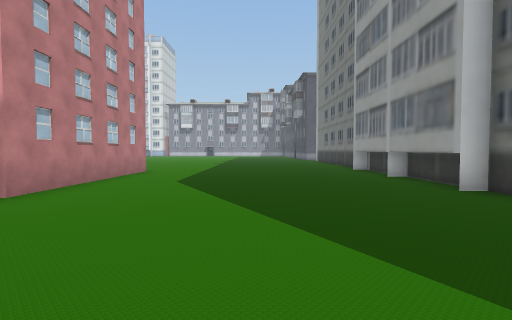
View 1 (above)

24 first-person views from a walk through a scene from a Unity 3-D project. The camera is 1.5 m above the floor, tilts 2° down and sees 85° across. The floor is counted in squares, 2 m on a side. Each view is taken from the middle of a square. On the plan, view 1 faces up. The plan holds only what a view shows up to about 10 squares ahead; the rest is blank. The place goes on beyond the plan. The player is left out. Some surface patterns are stand-ins.

View 2
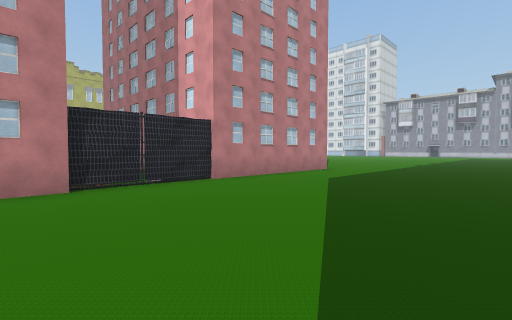

View 3
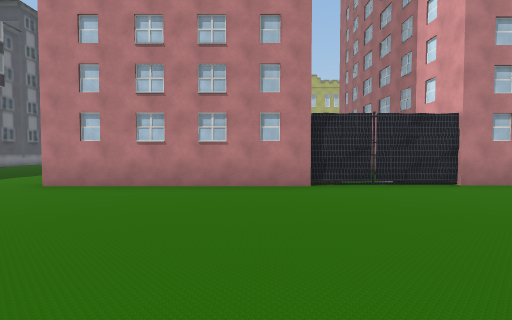

View 4
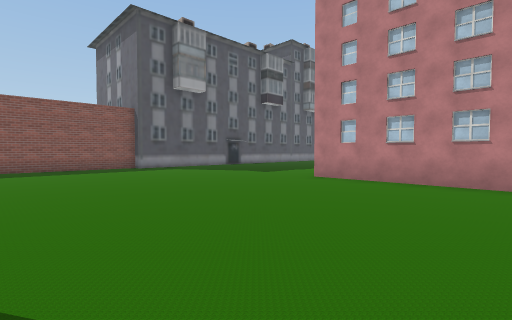

View 5
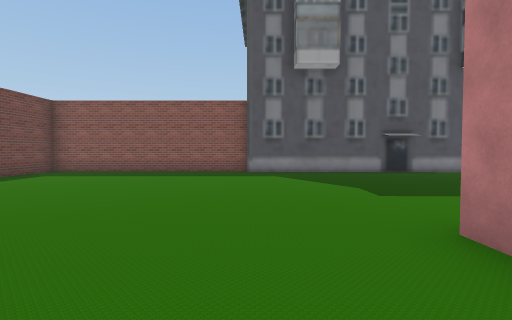

View 6
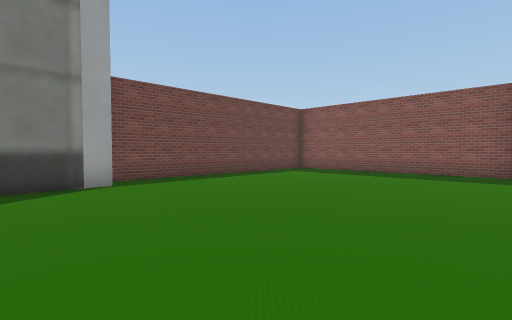

View 7
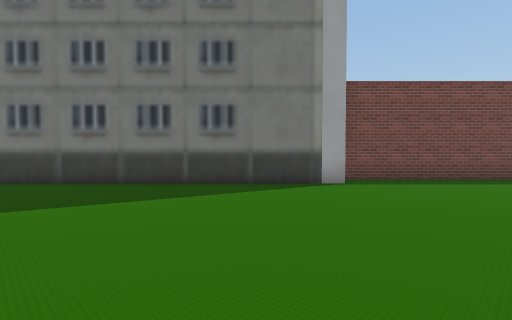

View 8
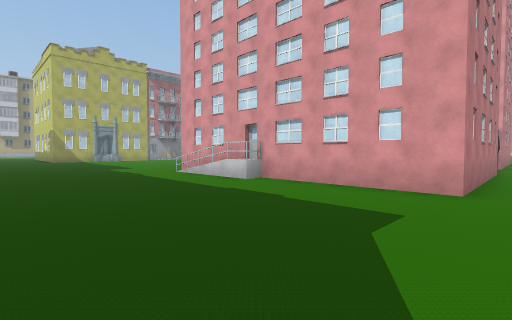

View 9
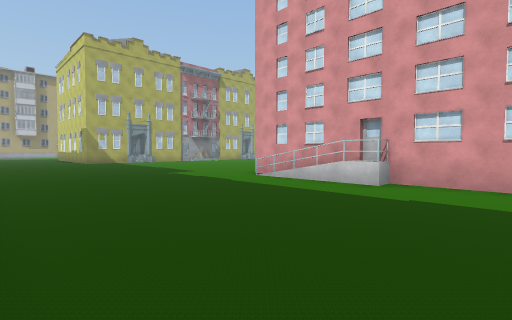

View 10
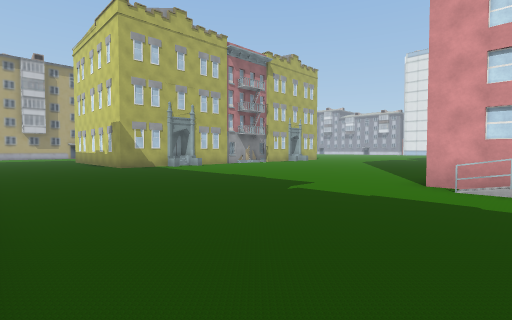

View 11
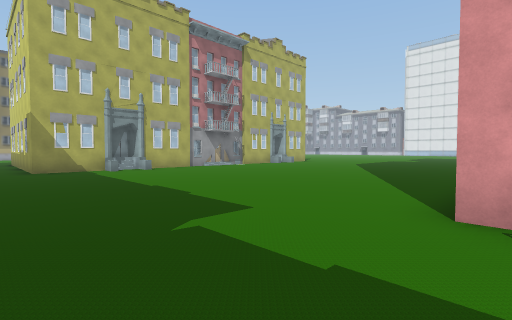

View 12
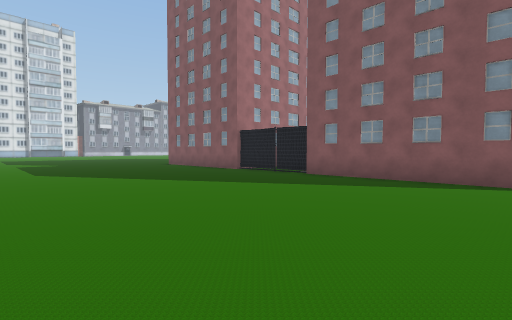

View 13
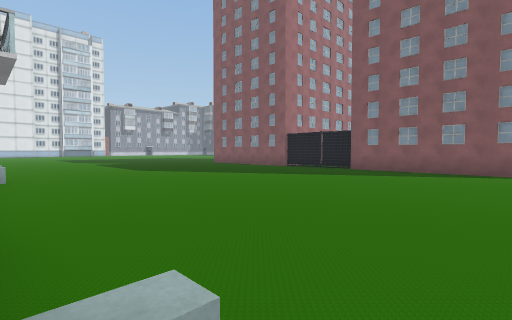

View 14
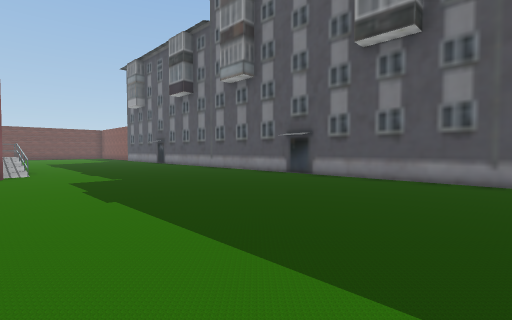

View 15
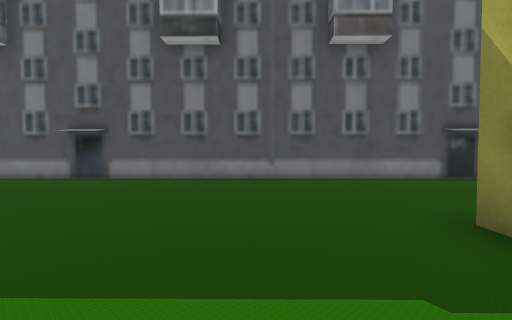

View 16
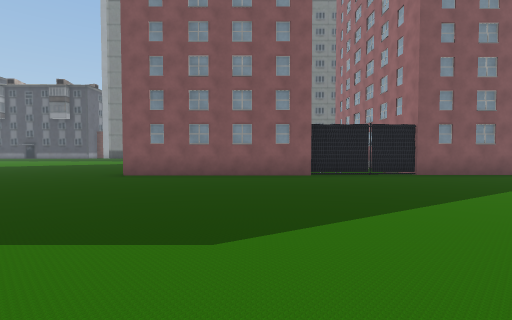

View 17
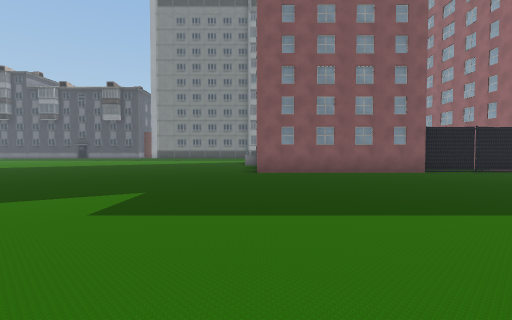

View 18
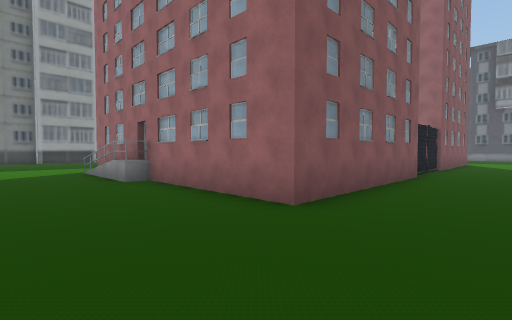

View 19
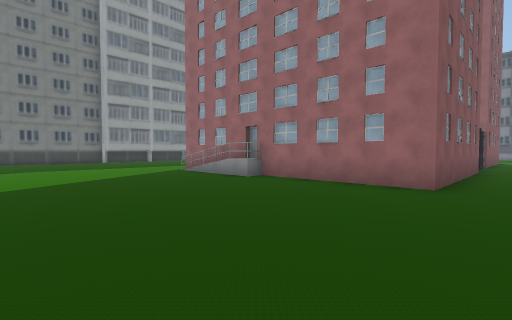

View 20
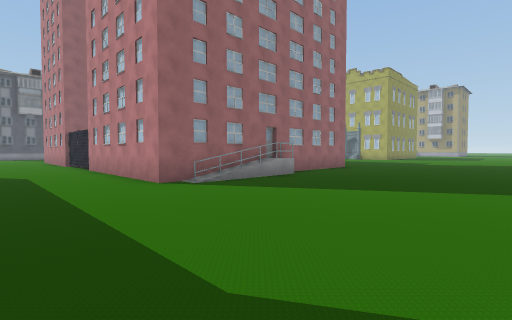

View 21
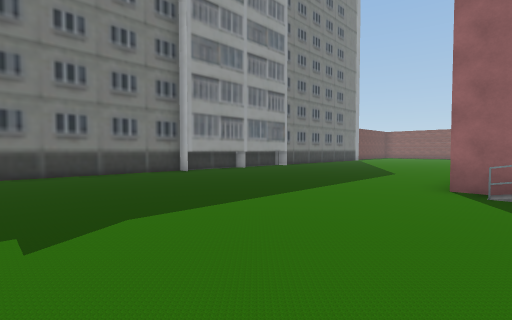

View 22
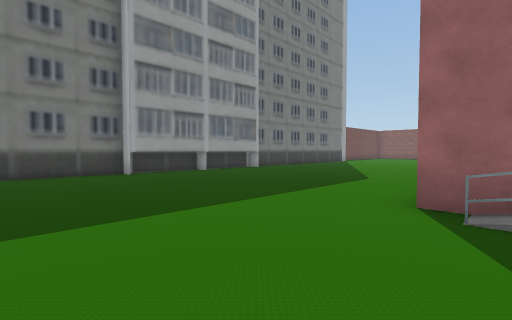

View 23
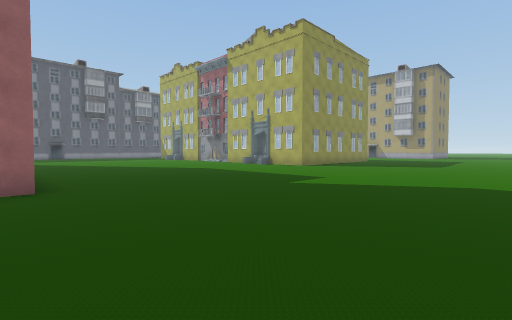

View 24
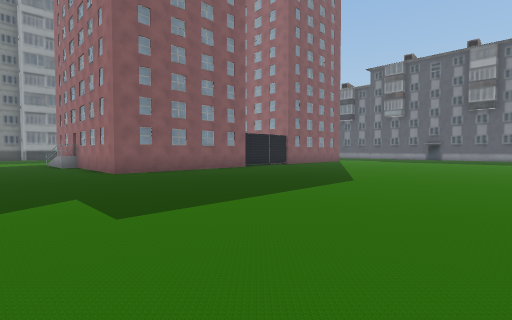

### Floor plan
Key: @ floor where view 1 was taken; # wall or solid block; . floor; B building; O other object.
Columns run from 27 left of view 1 to 6 right of it. Each row starts with its distance up from view 1.
 16      ...........................#
 15    .............................#
 14    .............................#
 13     ............................#
 12      ...........................#
 11      ...........................#
 10      ..........####B####.......##
  9      ..........        #.......#
  8      ..........        #.......#
  7      ..........        #.......#
  6     O..........        #.......#
  5      ..........        #.......##
  4      ..........   BO  OO........#
  3     ...........       OO........#
  2     ...........#      OO........#
  1     ...........#       #........#
  0     ...........#       #...@....#
 -1     ...........#       #........#
 -2     ...........#       #........#
 -3     B..........#       #........#
 -4     ...........#########........##
 -5     #..........#BBB..............#
 -6     .............................#
 -7    ..............................#
 -8    ..............................#
 -9   ...............................#
-10  ................................#
-11  #........#......................#
-12 ##############    ################

Positions as (right, up) in squares from view 1, and headings:
1: (0, 0), facing up
2: (2, 0), facing up-left
3: (2, 0), facing left
4: (3, 0), facing down-left
5: (-2, -2), facing down
6: (-2, -2), facing down-right
7: (-2, -2), facing right
8: (-3, -10), facing up-left
9: (-6, -11), facing up-left
10: (-11, -11), facing up-left
11: (-12, -8), facing up-left
12: (-20, -4), facing up-right
13: (-23, -4), facing up-right
14: (-22, -4), facing down-right
15: (-21, -4), facing down
16: (-21, 6), facing right
17: (-22, 10), facing right
18: (-15, 13), facing down-right
19: (-14, 16), facing down-right
20: (-1, 16), facing down-left
21: (-5, 16), facing down-right
22: (-5, 14), facing down-right
23: (-12, 16), facing down-left
24: (-22, 13), facing down-right
